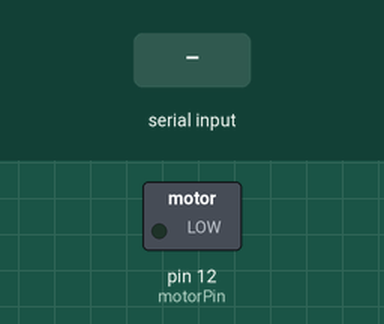
This sketch was run on a simulated Arduino Uno, built with avr-gcc and run on an emulated ATmega328P. On the bench: switched loads named in the sketch (green lamp = pin HIGH). The test bench sets the inputs (shaded band).

Above: at 1.2 s.
1.3 s: "1" received over Serial
At 1.47 s:
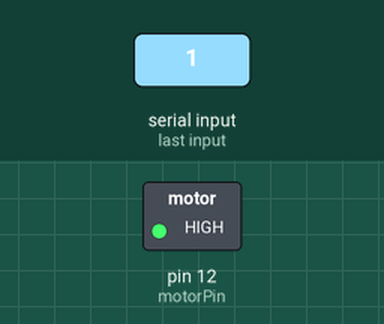
3.1 s: "2" received over Serial
At 6.9 s:
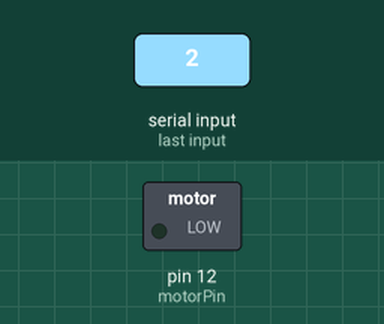
Timing chart, 0 to 8.4 s (numbered marks = the images above; inputs shaded):
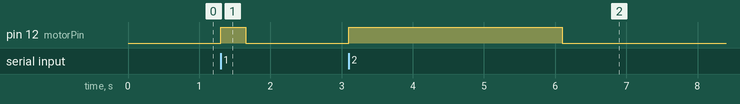

Measured:
- after the input at 1.3 s, pin 12 (motorPin): LOW → HIGH at once, → LOW 0.35 s later
- after the input at 3.1 s, pin 12 (motorPin): LOW → HIGH at once, → LOW 3.0 s later

The sketch:

test_blt.ino
```cpp
#include <SoftwareSerial.h>

int RxData = 0;
int motorPin = 12;

void setup() {
  Serial.begin(9600);
  Serial.begin(9600);
  pinMode(motorPin, OUTPUT);
  digitalWrite(motorPin, LOW);
}

void loop(){
  if (Serial.available()){
    RxData = Serial.read();
    if (RxData == '1'){
      digitalWrite(motorPin, HIGH);
     // analogWrite(motorPin, 255);
      delay(350);
    }

    if (RxData == '2'){
      digitalWrite(motorPin, HIGH);
      // analogWrite(motorPin, 255);
      delay(3000);
    }

    // RxData = '0';
  }

  digitalWrite(motorPin, LOW);
}
```
